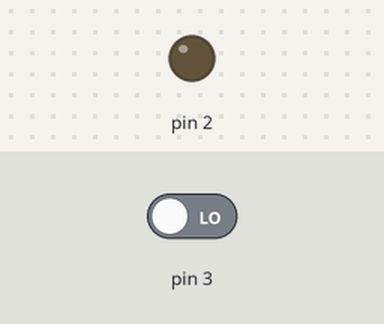
A sketch run on a simulated Arduino Uno, built with avr-gcc and run on an emulated ATmega328P. Shown: output pins drawn as LEDs (lit = HIGH). The test bench sets the inputs (shaded band); at power-on: pin 3 LOW. What the sketch prints to the serial monitor is not drawn.

Above: at 1.2 s.
1.3 s: pin 3 driven HIGH
At 1.9 s:
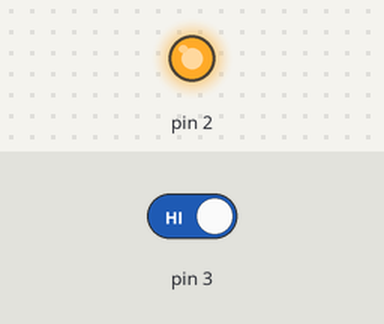
2.8 s: pin 3 driven LOW
At 3.1 s:
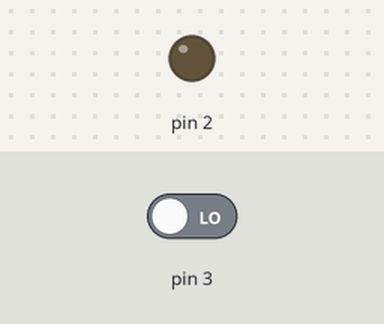
Timing chart, 0 to 5.8 s (numbered marks = the images above; inputs shaded):
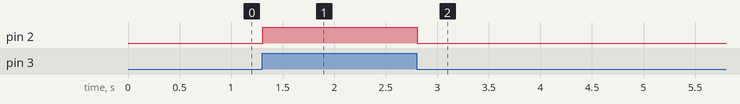

Measured:
- after the input at 1.3 s, pin 2: LOW → HIGH at once
- after the input at 2.8 s, pin 2: HIGH → LOW at once

The sketch:

main.ino
```cpp
void setup() {
  Serial.begin(9600);
  pinMode(3, INPUT);
  pinMode(2, OUTPUT);
}

void loop() {
  int state = digitalRead(3);
  Serial.println(state);
  if(state){
    digitalWrite(2, HIGH);
  }else{
    digitalWrite(2, LOW);
  }
}
```
